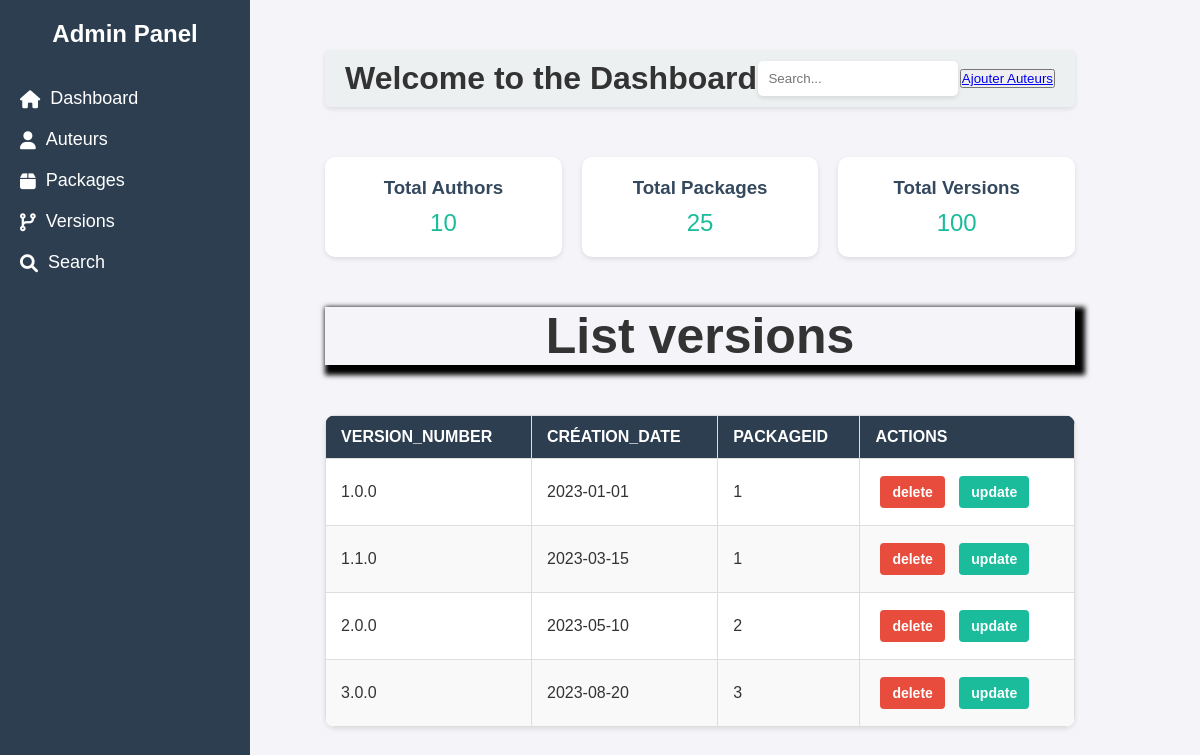
/adding/add_version.php, run on the app's committed database.
### tables this page shows
CREATE TABLE versions (
    versionId INT AUTO_INCREMENT PRIMARY KEY,
    packageId INT NOT NULL,
    version_number VARCHAR(20) NOT NULL,
    creation_date DATE NOT NULL,
    created_at TIMESTAMP DEFAULT CURRENT_TIMESTAMP,
    updated_at TIMESTAMP DEFAULT CURRENT_TIMESTAMP ON UPDATE CURRENT_TIMESTAMP,
    FOREIGN KEY (packageId) REFERENCES packages(packageId)
        ON DELETE CASCADE
        ON UPDATE CASCADE
);

### public/adding/add_version.php (the view, shortened to what this page needs)
<?php
include ('../remove/db_conn.php');
$sql ="SELECT * from Versions";
 $result =mysqli_query($conn,$sql);
?>
<!DOCTYPE html>
<html lang="en">
<head>
    <link rel="stylesheet" href="https://cdnjs.cloudflare.com/ajax/libs/font-awesome/6.0.0/css/all.min.css">
    <link rel="stylesheet" href="../../assets/style.css">
</head>
<body>
<div class="sidebar">
        <h2>Admin Panel</h2>
        <ul>
            <li><a href="../index.php"><i class="fas fa-home"></i> Dashboard</a></li>
            <li><a href="add_auteur.php"><i class="fas fa-user"></i> Auteurs</a></li>
            <li><a href="add_package.php"><i class="fas fa-box"></i> Packages</a></li>
            <li><a href="add_version.php"><i class="fas fa-code-branch"></i> Versions</a></li>
            <li><a href="#search"><i class="fas fa-search"></i> Search</a></li>
        </ul>
</div>
<div class="main-content">
        <div class="header">
            <h1>Welcome to the Dashboard</h1>
            <input type="text" placeholder="Search...">
            <button><a href="addPackage.php">Ajouter Auteurs</a></button>
        </div>
        <div class="content">
            <div class="card">
                <h3>Total Authors</h3>
                <p>10</p>
            </div>
            <div class="card">
                <h3>Total Packages</h3>
                <p>25</p>
            </div>
            <div class="card">
                <h3>Total Versions</h3>
                <p>100</p>
            </div>
</div>
           <h2>List versions</h2>
           <table class="fusion-table">
            <thead>
                <tr>
                    <th>version_number</th>
                    <th>Création_Date</th>
                    <th>PackageId</th>
                    <th>Actions</th>
                </tr>
            </thead>
            <tbody>
                <?php
                if(mysqli_num_rows($result) > 0){
                    while($row =mysqli_fetch_assoc($result)){
                        echo "<tr>";
                        echo "<td>".$row['version_number'] . "</td>";
                        echo "<td>".$row['creation_date'] . "</td>";
                        echo "<td>".$row['packageId'] . "</td>";
                        echo "<td>
                        <a href='../remove/delete_version.php?deleteid=" . $row['versionId']. "' class='btn btn-delete'>delete</a>
                        <a href='updating/update_auteur.php?updateid=" . $row['versionId']. "' class='btn btn-update'>update</a>
                            </td>";
                    }}
                    else
                    {
                        echo "<tr> <td>veulliez ajouter de information</td></tr>";
                    }
                ?>
            </tbody>
           </table>
</div>
</body>
</html>

### assets/style.css (style rules this page uses)
* { margin: 0; padding: 0; box-sizing: border-box; font-family: Arial, sans-serif; }
body { display: flex; min-height: 100vh; background-color: #f4f4f9; color: #333; }
.sidebar { width: 250px; background-color: #2c3e50; color: white; padding: 20px; display: flex; flex-direction: column; gap: 20px; position: fixed; height: 100%; }
.sidebar h2 { text-align: center; margin-bottom: 20px; }
.sidebar ul { list-style: none; padding: 0; }
.sidebar ul li { margin-bottom: 20px; }
.sidebar ul li a { text-decoration: none; color: white; font-size: 18px; display: flex; align-items: center; gap: 10px; }
.main-content { margin-left: 150px; margin-right: 100px; width: calc(100% - 150px); padding: 25px; }
.main-content h2 { text-align: center; margin-top: 50px; margin-bottom: 50px; font-size: 50px; box-shadow: 5px 5px 5px 5px black; }
.header { display: flex; justify-content: space-between; align-items: center; background-color: #ecf0f1; padding: 10px 20px; border-radius: 5px; box-shadow: 0px 2px 5px rgba(0, 0, 0, 0.1); margin-top: 25px; }
.header input { padding: 10px; border: none; border-radius: 5px; width: 200px; box-shadow: 0px 2px 5px rgba(0, 0, 0, 0.1); }
.content { margin-top: 50px; display: grid; grid-template-columns: repeat(auto-fit, minmax(200px, 1fr)); gap: 20px; }
.card { background-color: #ffffff; padding: 20px; border-radius: 10px; box-shadow: 0px 2px 5px rgba(0, 0, 0, 0.1); text-align: center; }
.card h3 { margin-bottom: 10px; color: #34495e; }
.card p { font-size: 24px; color: #1abc9c; }
.fusion-table { width: 100%; border-collapse: collapse; margin: 20px 0; font-size: 16px; background-color: #ffffff; text-align: left; box-shadow: 0 2px 5px rgba(0, 0, 0, 0.1); border-radius: 10px; overflow: hidden; }
.fusion-table th, .fusion-table td { border: 1px solid #ddd; padding: 12px 15px; }
.fusion-table th { background-color: #2c3e50; color: white; font-weight: bold; text-transform: uppercase; }
.fusion-table tr:nth-child(even) { background-color: #f9f9f9; }
.fusion-table td { color: #333; }
.btn { text-decoration: none; padding: 8px 12px; margin: 5px; border-radius: 4px; font-size: 14px; font-weight: bold; display: inline-block; transition: background-color 0.3s ease; }
.btn-update { background-color: #1abc9c; color: white; }
.btn-delete { background-color: #e74c3c; color: white; }

### data on the page
versions: version_number "1.0.0", creation_date "2023-01-01", packageId "1"
versions: version_number "1.1.0", creation_date "2023-03-15", packageId "1"
versions: version_number "2.0.0", creation_date "2023-05-10", packageId "2"
versions: version_number "3.0.0", creation_date "2023-08-20", packageId "3"
